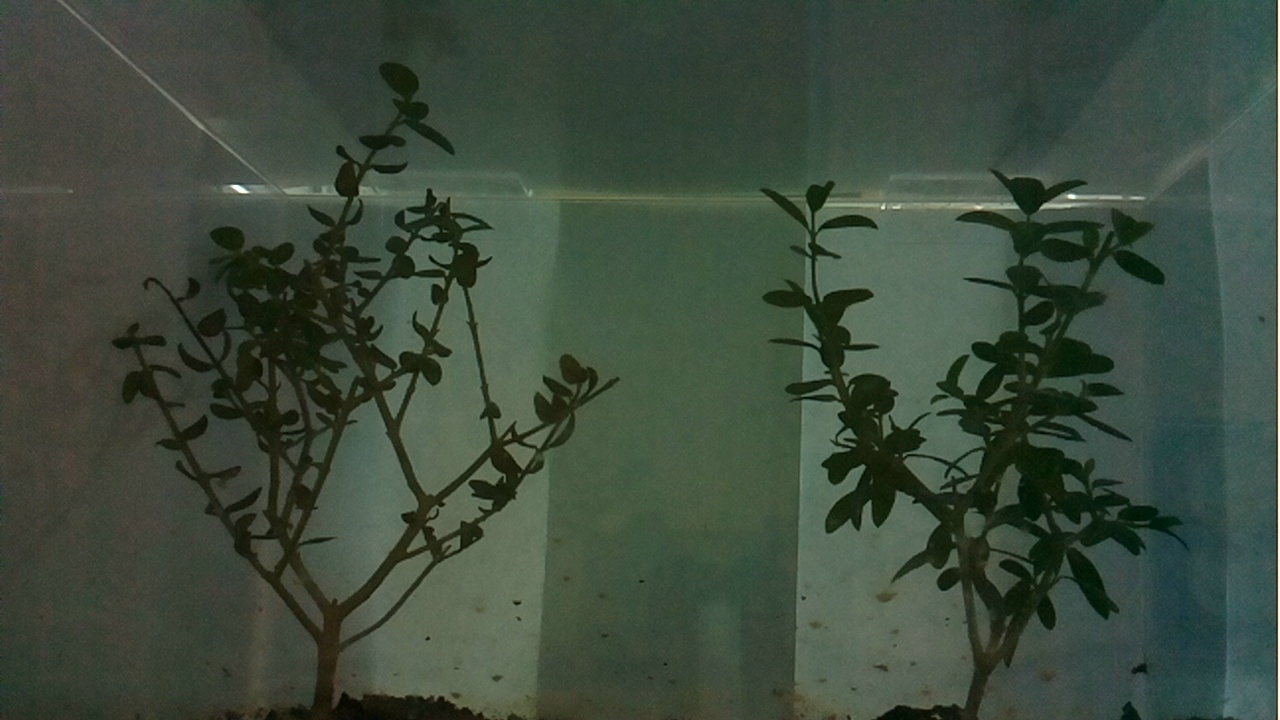
#> input picture object_size/image4.jpg, 1280 x 720 px
$ python size.py
#> lines starting #> are read from the running program, lines starting #| are printed output that depends on the picture; after the words box and inside, x2 and y2 are one past the last pixel; in counts of white or black regions, pixels touching at a corner belong together
import cv2
import numpy as np

# 이미지 읽어오기
img = cv2.imread('image4.jpg')
#> img is the input picture: shape (720, 1280, 3); mean B, G, R 60.8, 74.9, 61.3

# 초기 마스크 생성
mask = np.zeros(img.shape[:2], np.uint8)

# 관심 있는 부분(ROI) 지정
roi = (100, 100, 300, 300)
cv2.rectangle(mask, (roi[0], roi[1]), (roi[0]+roi[2], roi[1]+roi[3]), (255, 255, 255), -1)
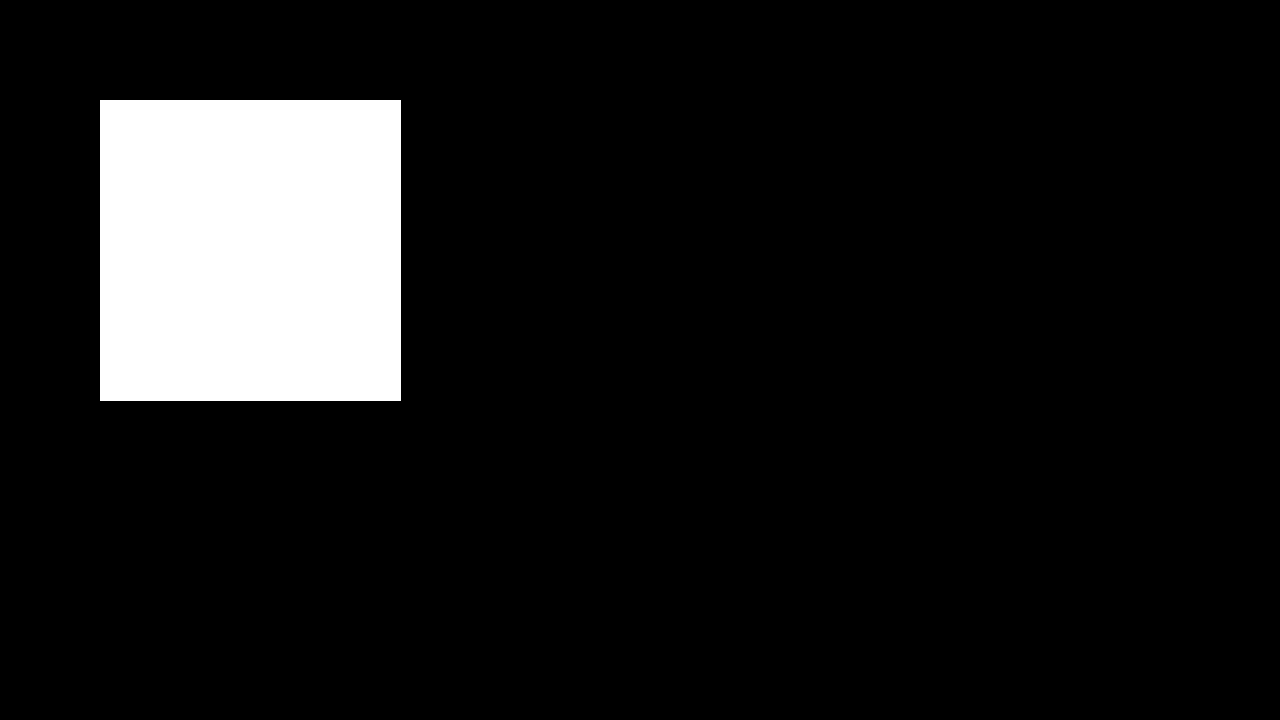
#> mask: shape (720, 1280); 9.8% white; 1 white region, box (x1, y1, x2, y2) and area: (100, 100, 401, 401) 90601

# GrabCut 알고리즘 적용
bgdModel = np.zeros((1, 65), np.float64)
fgdModel = np.zeros((1, 65), np.float64)
#> (the run stopped early here; a loop or call above may not have finished)

$ run again, with object_size/image2.jpg copied over object_size/image4.jpg
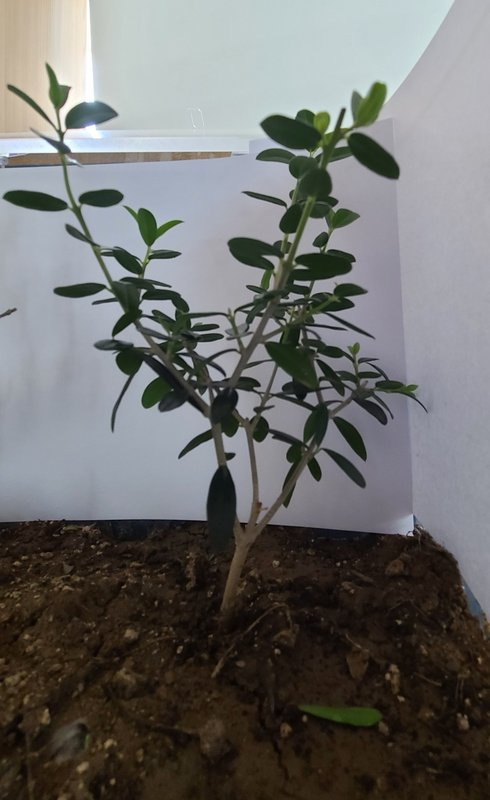
#> input picture object_size/image2.jpg, 490 x 800 px
#> img is the input picture: shape (800, 490, 3); mean B, G, R 107.8, 109.4, 109.8
#> `cv2.rectangle(mask, (roi[0], roi[1]), (roi[0]+roi[2], roi[1]+roi[3]), ..`:
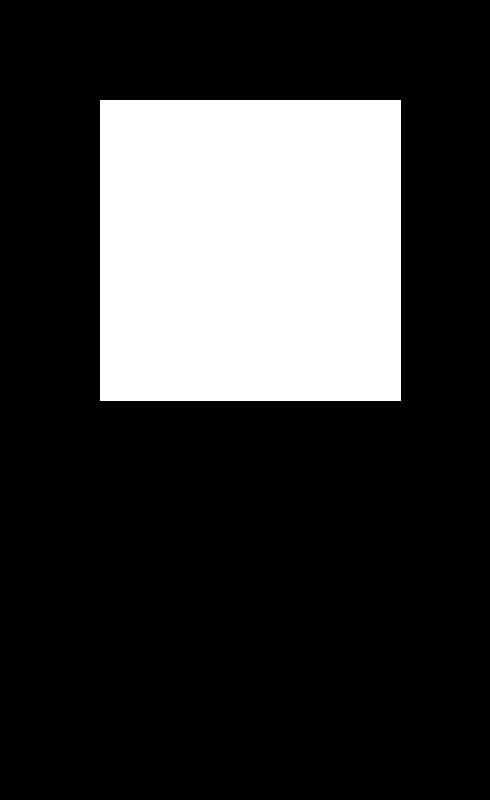
#> mask: shape (800, 490); 23.1% white; 1 white region, box (x1, y1, x2, y2) and area: (100, 100, 401, 401) 90601

$ run again, with object_size/image3.jpg copied over object_size/image4.jpg
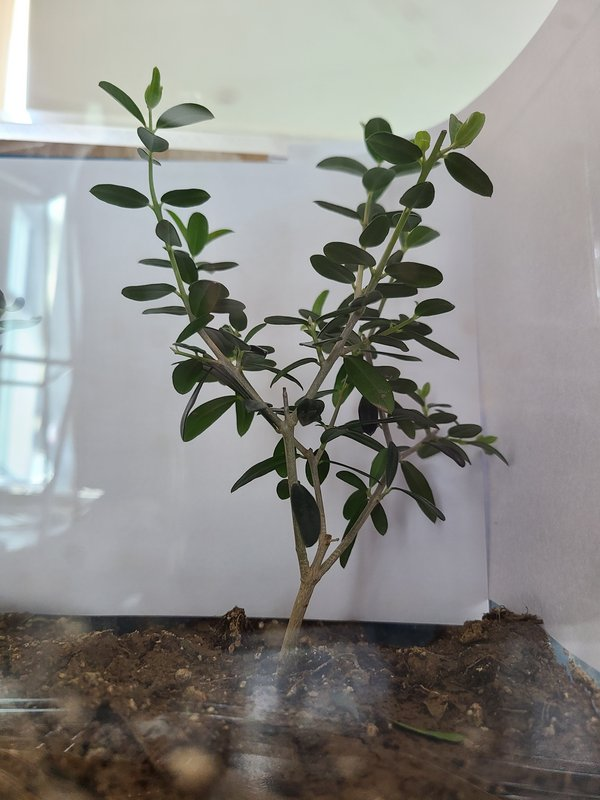
#> input picture object_size/image3.jpg, 600 x 800 px
#> img is the input picture: shape (800, 600, 3); mean B, G, R 135.2, 138.7, 139.3
#> `cv2.rectangle(mask, (roi[0], roi[1]), (roi[0]+roi[2], roi[1]+roi[3]), ..`:
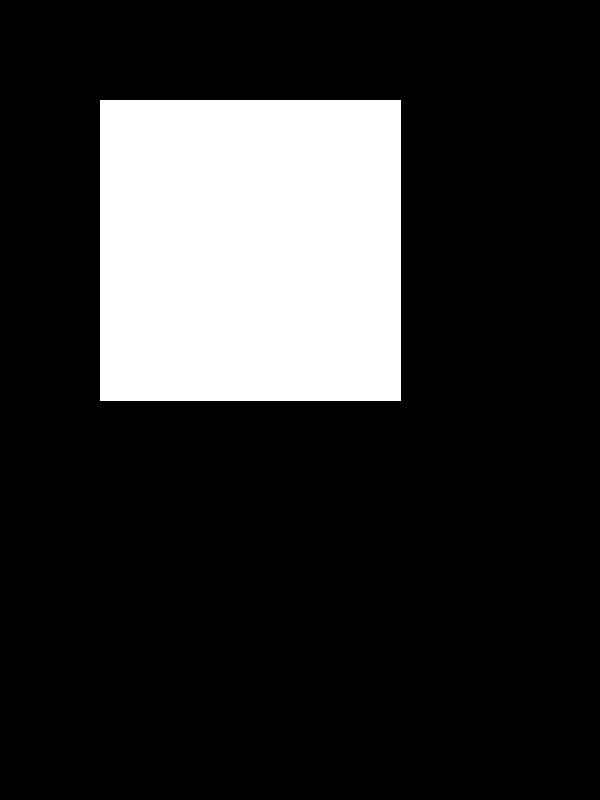
#> mask: shape (800, 600); 18.9% white; 1 white region, box (x1, y1, x2, y2) and area: (100, 100, 401, 401) 90601
